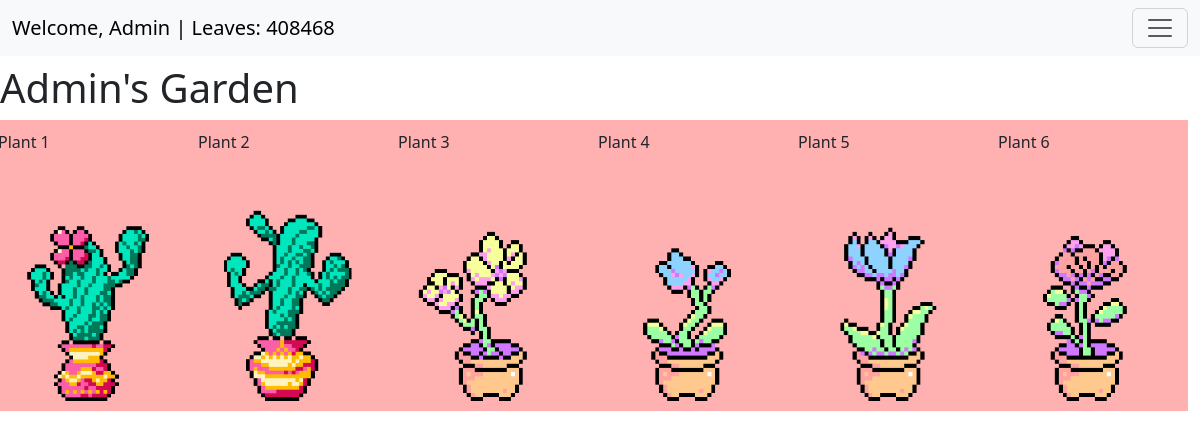
Screenshot of /garden/ (signed in) with the database file from the repository.
### user_management/models.py (models this page shows, shortened)
class CustomUser(AbstractUser):
    email = models.EmailField(null=True, blank=True) # Allows no email, potentially remove in sprint 2
    friends = models.ManyToManyField("self", symmetrical=True, blank=True)
    owned_plants = models.ManyToManyField("garden.Plant", related_name="owners")
    objects = CustomUserManager()

class UserStats(models.Model):
    user = models.OneToOneField(CustomUser, on_delete=models.CASCADE, related_name="stats")
    leaves = models.IntegerField(default=0)
    points = models.IntegerField(default=0)
    class Meta:
        verbose_name = "User Stats"
        verbose_name_plural = "User Stats"

### garden/models.py (models this page shows)
class Plant(models.Model):
    name = models.CharField(max_length=100)
    price = models.IntegerField()
    image = models.ImageField(upload_to="plant_images/")
    fact = models.TextField()
    onMarket = models.BooleanField(default=True)
    def __str__(self):
        return self.name

### garden/views.py (the view)
# urls.py: path("", garden_view, name="garden"),
@login_required(login_url="/auth/login")
def garden_view(request):
    user_garden = UserGarden.objects.get(user=request.user)
    users = CustomUser.objects.get(username= request.user)
    avalible = users.owned_plants.all().values()
    plant_slots = []
    if user_garden:
        for slot in range(1, 7):  # Loop through all 6 slots
            plant = getattr(user_garden, f"plant{slot}Id", None)  # Get Plant object directly
            plant_slots.append(plant)
    print("Final Plant Slots:", plant_slots)  # Debugging line
    return render(request, "garden/garden.html", {"plant_slots": plant_slots,"avalible":avalible})

### garden/templates/garden/garden.html (shortened to what this page needs)
{% extends 'base.html' %}
{% load static %}
{% block content %}
<h1>{% if user.is_authenticated %}
    {% if user.username|last != "s" %}
        <h1>{{ user.username }}'s Garden</h1>
    {% else %}
        <h1>{{ user.username }}' Garden</h1>
    {% endif %}
{% else %}
    <h1>Guest's Garden!</h1>
{% endif %}</h1>
<div class="row h-50">
    <div class="row h-50">
        {% for plant in plant_slots %}
            <div class="col-2" style="background-color: rgb(255, 176, 176); padding: 10px;">
                <p>Plant {{ forloop.counter }}</p>
                {% if plant and plant.image %}
                    <img id="{{forloop.counter}}"class="image img-fluid" width="100%" src="{{ plant.image.url }}" alt="{{ plant.name }}">
                {% else %}
                    <img id="{{ forloop.counter }}" class="image img-fluid" width="100%" src="{% static 'placeholder.jpg' %}" alt="Empty Spot">
                {% endif %}
            </div>
        {% empty %}
            <p>No plants found in your garden.</p>
        {% endfor %}
    </div>
</div>
{% endblock %}

### main/templates/base.html (shortened to what this page needs)
<html lang="en">
<head>
    <link href="https://cdn.jsdelivr.net/npm/bootstrap@5.3.3/dist/css/bootstrap.min.css" rel="stylesheet">
</head>
<body>
<nav class="navbar navbar-light bg-light">
    <div class="container-fluid">
        <a class="navbar-brand me-auto" href="#">
            {% if user.is_authenticated %}
                Welcome, {{ user.username }} | Leaves: {{ user.stats.leaves }}
            {% else %}
                Guest
            {% endif %}
        </a>
        <button class="navbar-toggler" type="button" data-bs-toggle="collapse" data-bs-target="#navbarSupportedContent"
            aria-controls="navbarSupportedContent" aria-expanded="false" aria-label="Toggle navigation">
            <span class="navbar-toggler-icon"></span>
        </button>
    </div>
</nav>
{% block content %}
{% endblock %}
</body>
</html>

### rows the page displays
CustomUser: username "Admin", stats.leaves "408468"
Plant: image (picture)
Plant: image (picture)
Plant: image (picture)
Plant: image (picture)
Plant: image (picture)
Plant: image (picture)
